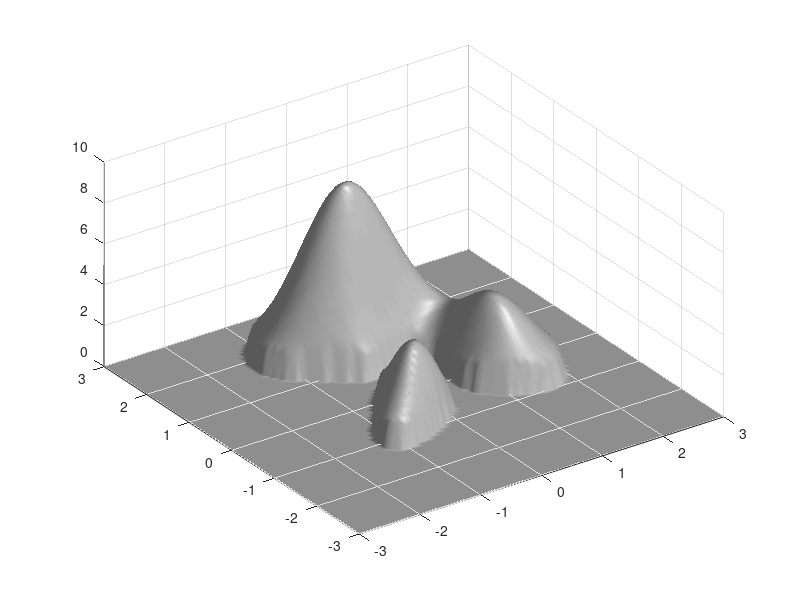

Write MATLAB code to recreate this figure.
function []=simulate_surface()
% load clown
% surface(peaks,flipud(X),...
%    'FaceColor','texturemap',...
%    'EdgeColor','none',...
%    'CDataMapping','direct')
% colormap(map)

[x,y] = meshgrid(-3:.06:3);
z = peaks(x,y);
z(z<1)=0;
% meshc(X,Y,Z);
surfl(x,y,z);
shading interp
colormap(gray);
% axis([-3 3 -3 3 -10 5])

view(-35,45)
disp(size(z))

fid = fopen('gauss.ply2', 'w');
cellsize=5
[max_row, max_col] = size(z);
min_z=min(z(z>1))
max_z=max(z(:))
% row,col,cellsize
% fprintf(fid,'%d,%d,%d\n',max_row,max_col,cellsize);
for row = 1:max_row
    for col = 1:max_col
        if z(max_row-row+1, col)>1
            fprintf(fid,'%d,%d,%f\r\n',col*cellsize,...
                (max_row-row+1)*cellsize,...
                (z(max_row-row+1, col)-min_z)*100/(max_z-min_z)+0);
        end
    end
end
fclose(fid);
end